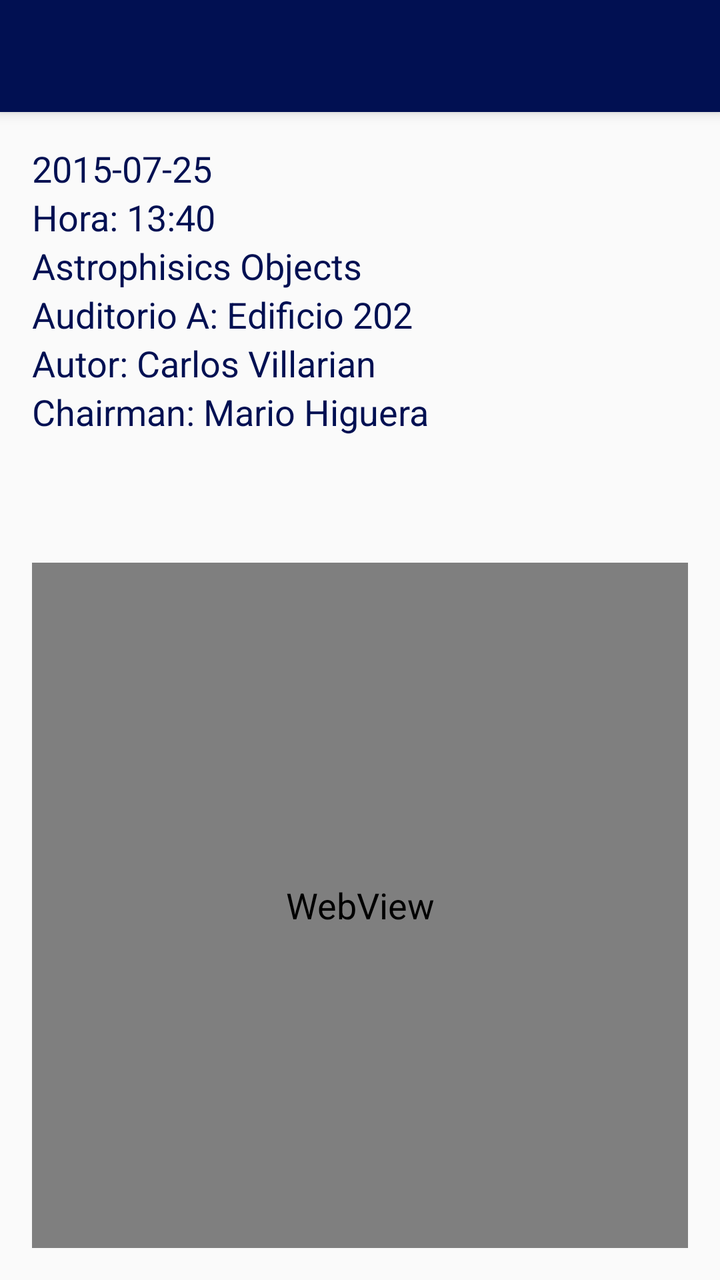
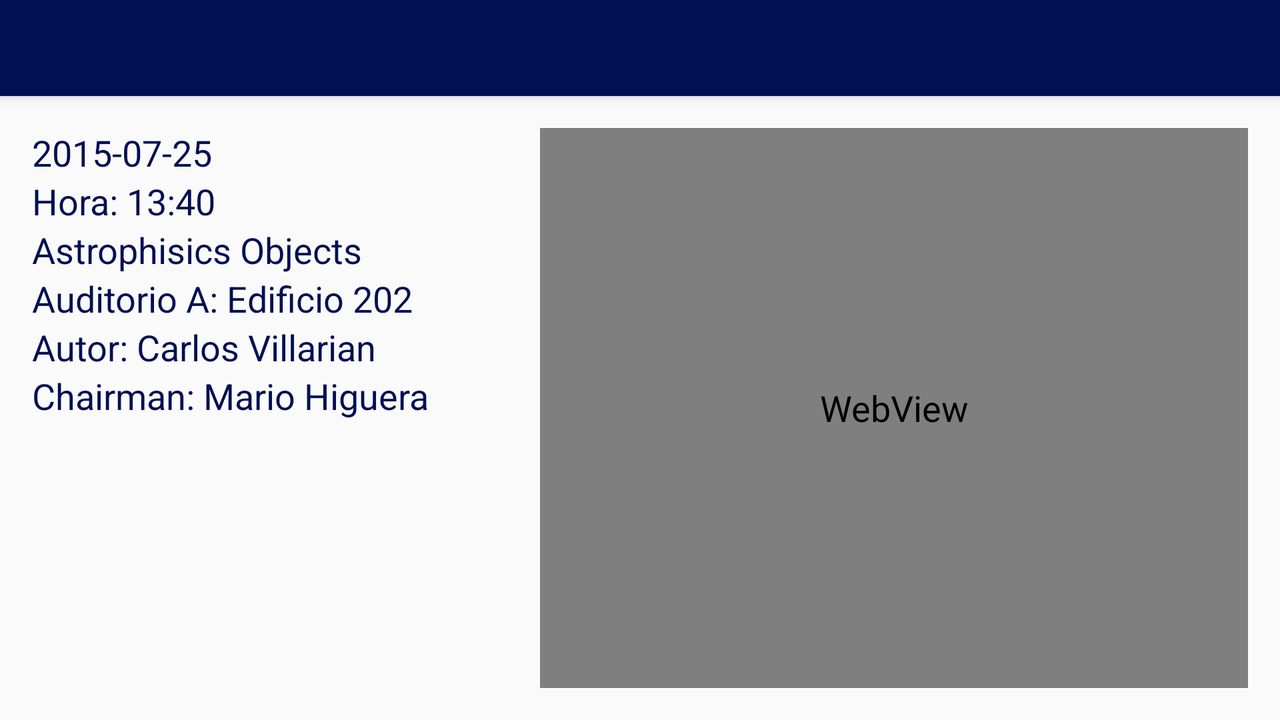

An Android layout and its configuration variant, each rendered on a device that would load it. The default file and the variant file are quoted in full after the pictures.
<!-- AndroidManifest.xml: application theme LARIMTheme -->
<!-- res/layout/activity_detail_conference.xml -->
<android.support.design.widget.CoordinatorLayout
    xmlns:android="http://schemas.android.com/apk/res/android"
    xmlns:app="http://schemas.android.com/apk/res-auto"
    android:layout_width="match_parent"
    android:layout_height="match_parent">
    <LinearLayout
        xmlns:android="http://schemas.android.com/apk/res/android"
        xmlns:tools="http://schemas.android.com/tools"
        android:layout_width="match_parent"
        android:layout_height="match_parent"
        android:orientation="vertical"
        android:paddingBottom="@dimen/activity_vertical_margin"
        android:paddingLeft="@dimen/activity_horizontal_margin"
        android:paddingRight="@dimen/activity_horizontal_margin"
        android:paddingTop="@dimen/activity_vertical_margin"
        app:layout_behavior="@string/appbar_scrolling_view_behavior"
        tools:context=".DetailConference">

        <LinearLayout
            android:layout_width="match_parent"
            android:layout_height="wrap_content"
            android:layout_weight="1"
            android:orientation="vertical">

            <TextView
                android:id="@+id/textDate"
                android:layout_width="wrap_content"
                android:layout_height="wrap_content"
                android:text="2015-07-25"/>

            <TextView
                android:id="@+id/textHour"
                android:layout_width="wrap_content"
                android:layout_height="wrap_content"
                android:text="Hora: 13:40"/>

            <TextView
                android:id="@+id/textPaperName"
                android:layout_width="wrap_content"
                android:layout_height="wrap_content"
                android:text="Astrophisics Objects"/>

            <TextView
                android:id="@+id/textPlace"
                android:layout_width="wrap_content"
                android:layout_height="wrap_content"
                android:text="Auditorio A: Edificio 202"/>

            <TextView
                android:id="@+id/textAutor"
                style="@style/TextStyleBlueYellowMedium"
                android:layout_width="wrap_content"
                android:layout_height="wrap_content"
                android:clickable="true"
                android:onClick="participant"
                android:text="Autor: Carlos Villarian"/>

            <TextView
                android:id="@+id/textChairman"
                style="@style/TextStyleBlueYellowMedium"
                android:layout_width="wrap_content"
                android:layout_height="wrap_content"
                android:clickable="true"
                android:onClick="participant"
                android:text="Chairman: Mario Higuera"/>
        </LinearLayout>

        <WebView
            android:id="@+id/pdfConference"
            android:layout_width="match_parent"
            android:layout_height="wrap_content"
            android:layout_weight="5"/>
    </LinearLayout>
    <android.support.design.widget.AppBarLayout
        android:id="@+id/app_bar_layout"
        android:layout_width="match_parent"
        android:layout_height="wrap_content"
        android:theme="@style/LARIMActionBar">

        <android.support.v7.widget.Toolbar
            android:id="@+id/toolbar"
            android:layout_width="match_parent"
            android:layout_height="wrap_content">
        </android.support.v7.widget.Toolbar>

    </android.support.design.widget.AppBarLayout>
</android.support.design.widget.CoordinatorLayout>
<!-- resources referenced by this layout -->
<resources>
  <dimen name="activity_horizontal_margin">16dp</dimen>
  <dimen name="activity_vertical_margin">16dp</dimen>
  <style name="LARIMActionBar" parent="ThemeOverlay.AppCompat.Dark.ActionBar">
          <item name="android:textViewStyle">@style/TextStyleWhite</item>
      </style>
  <style name="TextStyleBlueYellowMedium" parent="@android:style/Widget.Holo.Light.TextView">
          <item name="android:textColor">@color/darkyellow_selector</item>
          <item name="android:textAppearance">?android:attr/textAppearanceMedium</item>
      </style>
  <!-- from res/values-v21/ -->
  <style name="LARIMTheme" parent="@style/Theme.AppCompat.Light.NoActionBar">
          <item name="android:textViewStyle">@style/TextStyleBlue</item>
          <item name="android:navigationBarColor">@color/darkblue</item>
          <item name="android:statusBarColor">@color/darkblue</item>
          <item name="colorPrimary">@color/darkblue</item>
          <item name="colorAccent">@color/darkyellow</item>
          <item name="android:colorControlHighlight">@color/darkyellow</item>
      </style>
  <style name="TextStyleWhite" parent="@android:style/Widget.Holo.Light.TextView">
          <item name="android:textColor">@android:color/white</item>
          <item name="android:textAppearance">?android:attr/textAppearanceMedium</item>
      </style>
  <style name="TextStyleBlue" parent="@android:style/Widget.Holo.Light.TextView">
          <item name="android:textColor">@color/darkblue</item>
          <item name="android:textAppearance">?android:attr/textAppearanceMedium</item>
      </style>
  <item name="darkblue" type="color">#011052</item>
  <item name="darkyellow" type="color">#C39408</item>
</resources>
<!-- res/layout-land/activity_detail_conference.xml (the repository's variant of the layout above) -->
<!-- drawn on the phone turned sideways -->
<android.support.design.widget.CoordinatorLayout
    xmlns:android="http://schemas.android.com/apk/res/android"
    xmlns:app="http://schemas.android.com/apk/res-auto"
    android:layout_width="match_parent"
    android:layout_height="match_parent">
    <LinearLayout
        xmlns:android="http://schemas.android.com/apk/res/android"
        xmlns:tools="http://schemas.android.com/tools"
        android:layout_width="match_parent"
        android:layout_height="match_parent"
        android:orientation="horizontal"
        android:paddingBottom="@dimen/activity_vertical_margin"
        android:paddingLeft="@dimen/activity_horizontal_margin"
        android:paddingRight="@dimen/activity_horizontal_margin"
        android:paddingTop="@dimen/activity_vertical_margin"
        app:layout_behavior="@string/appbar_scrolling_view_behavior"
        tools:context="com.unal.larim.GUI.DetailConference">

        <LinearLayout
            android:layout_width="wrap_content"
            android:layout_height="match_parent"
            android:layout_weight="1"
            android:orientation="vertical">

            <TextView
                android:id="@+id/textDate"
                android:layout_width="wrap_content"
                android:layout_height="wrap_content"
                android:text="2015-07-25"/>

            <TextView
                android:id="@+id/textHour"
                android:layout_width="wrap_content"
                android:layout_height="wrap_content"
                android:text="Hora: 13:40"/>

            <TextView
                android:id="@+id/textPaperName"
                android:layout_width="wrap_content"
                android:layout_height="wrap_content"
                android:text="Astrophisics Objects"/>

            <TextView
                android:id="@+id/textPlace"
                android:layout_width="wrap_content"
                android:layout_height="wrap_content"
                android:text="Auditorio A: Edificio 202"/>

            <TextView
                android:id="@+id/textAutor"
                style="@style/TextStyleBlueYellowMedium"
                android:layout_width="wrap_content"
                android:layout_height="wrap_content"
                android:clickable="true"
                android:onClick="participant"
                android:text="Autor: Carlos Villarian"/>

            <TextView
                android:id="@+id/textChairman"
                style="@style/TextStyleBlueYellowMedium"
                android:layout_width="wrap_content"
                android:layout_height="wrap_content"
                android:clickable="true"
                android:onClick="participant"
                android:text="Chairman: Mario Higuera"/>
        </LinearLayout>

        <WebView
            android:id="@+id/pdfConference"
            android:layout_width="wrap_content"
            android:layout_height="match_parent"
            android:layout_weight="5"/>

    </LinearLayout>
    <android.support.design.widget.AppBarLayout
        android:id="@+id/app_bar_layout"
        android:layout_width="match_parent"
        android:layout_height="wrap_content"
        android:theme="@style/LARIMActionBar">

        <android.support.v7.widget.Toolbar
            android:id="@+id/toolbar"
            android:layout_width="match_parent"
            android:layout_height="wrap_content">
        </android.support.v7.widget.Toolbar>

    </android.support.design.widget.AppBarLayout>
</android.support.design.widget.CoordinatorLayout>
